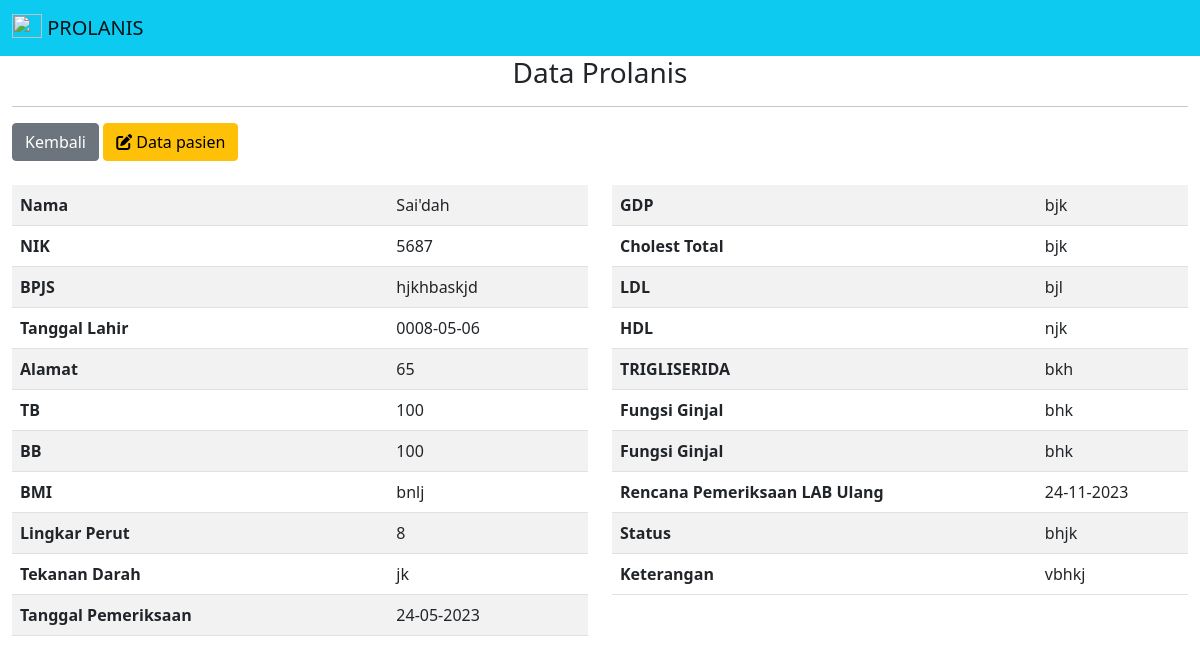
Screenshot of /porlanis/cek.php?id=12 with the database file from the repository.
### tables this page shows
CREATE TABLE `tb_porlanis` (
  `id_prolanis` int(11) NOT NULL,
  `id_pasien` int(11) NOT NULL,
  `tb` varchar(3) NOT NULL,
  `bb` varchar(3) NOT NULL,
  `bmi` varchar(10) NOT NULL,
  `perut` varchar(10) NOT NULL,
  `t_darah` varchar(10) NOT NULL,
  `tgl_pemeriksaan` varchar(30) NOT NULL,
  `gdp` varchar(20) NOT NULL,
  `cholest` varchar(20) NOT NULL,
  `ldl` varchar(20) NOT NULL,
  `hdl` varchar(20) NOT NULL,
  `trigliserida` varchar(20) NOT NULL,
  `f_ginjal` varchar(30) NOT NULL,
  `p_ulang` varchar(100) NOT NULL,
  `status` varchar(100) NOT NULL,
  `keterangan` text NOT NULL,
  `sts1` int(2) NOT NULL
);

CREATE TABLE `tb_pasien` (
  `id` int(11) NOT NULL,
  `nama` varchar(100) NOT NULL,
  `bpjs` varchar(20) NOT NULL,
  `nik` varchar(20) NOT NULL,
  `tgl_lahir` varchar(30) NOT NULL,
  `alamat` varchar(255) NOT NULL,
  `s_pasien` int(2) NOT NULL
);

### porlanis/cek.php (the view)
<?php
include '../asset/header.php';
include '../asset/koneksi/koneksi.php';
$id = $_GET['id'];
$ambil = mysqli_query($koneksi,"SELECT * FROM tb_porlanis LEFT JOIN tb_pasien ON tb_pasien.id = tb_porlanis.id_pasien WHERE id_prolanis='$id'");
$data = mysqli_fetch_array($ambil)
?>
    <div class="container-fluid">
        <div align="center">
            <h3>Data Prolanis</h3>
        </div>
        <hr>
        <div>
        <button class="btn btn-secondary" onclick="history.back()">Kembali</button>
        <a href="edit_prolanis.php?id=<?php echo $id?>&pasien=<?php echo $data['id_pasien'] ?>" class="btn btn-warning"><i class="fa-solid fa-pen-to-square"> </i> Data pasien</a>
        </div>
        <br>
        <div class="row g-4">
            <div class="col-6">
                <table class="table table-striped table-hover">
                    <tr>
                        <th>Nama </th>
                        <td><?php echo $data['nama'] ?></td>
                    </tr>
                    <tr>
                        <th>NIK </th>
                        <td><?php echo $data['nik'] ?></td>
                    </tr>
                    <tr>
                        <th>BPJS </th>
                        <td><?php echo $data['bpjs'] ?></td>
                    </tr>
                    <tr>
                        <th>Tanggal Lahir </th>
                        <td><?php echo $data['tgl_lahir'] ?></td>
                    </tr>
                    <tr>
                        <th>Alamat</th>
                        <td><?php echo $data['alamat'] ?></td>
                    </tr>
                    <tr>
                        <th>TB</th>
                        <td><?php echo $data['tb'] ?></td>
                    </tr>
                    <tr>
                        <th>BB</th>
                        <td><?php echo $data['bb'] ?></td>
                    </tr>
                    <tr>
                        <th>BMI</th>
                        <td><?php echo $data['bmi'] ?></td>
                    </tr>
                    <tr>
                        <th>Lingkar Perut</th>
                        <td><?php echo $data['perut'] ?></td>
                    </tr>
                    <tr>
                        <th>Tekanan Darah</th>
                        <td><?php echo $data['t_darah'] ?></td>
                    </tr>
                    <tr>
                        <th>Tanggal Pemeriksaan</th>
                        <td><?php echo $data['tgl_pemeriksaan'] ?></td>
                    </tr>
                </table>
            </div>
            <div class="col-6">
                <table class="table table-striped table-hover">
                    <tr>
                        <th>GDP</th>
                        <td><?php echo $data['gdp'] ?></td>
                    </tr>
                    <tr>
                        <th>Cholest Total</th>
                        <td><?php echo $data['cholest'] ?></td>
                    </tr>
                    <tr>
                        <th>LDL</th>
                        <td><?php echo $data['ldl'] ?></td>
                    </tr>
                    <tr>
                        <th>HDL</th>
                        <td><?php echo $data['hdl'] ?></td>
                    </tr>
                    <tr>
                        <th>TRIGLISERIDA</th>
                        <td><?php echo $data['trigliserida'] ?></td>
                    </tr>
                    <tr>
                        <th>Fungsi Ginjal</th>
                        <td><?php echo $data['f_ginjal'] ?></td>
                    </tr>
                    <tr>
                        <th>Fungsi Ginjal</th>
                        <td><?php echo $data['f_ginjal'] ?></td>
                    </tr>
                    <tr>
                        <th>Rencana Pemeriksaan LAB Ulang</th>
                        <td><?php echo $data['p_ulang'] ?></td>
                    </tr>
                    <tr>
                        <th>Status</th>
                        <td><?php echo $data['status'] ?></td>
                    </tr>
                    <tr>
                        <th>Keterangan</th>
                        <td><?php echo $data['keterangan'] ?></td>
                    </tr>
                </table>
            </div>
        </div>
    </div>
</body>
</html>

### asset/header.php (shortened to what this page needs)
<!DOCTYPE html>
 <html lang="en">
 <head>
     <link href="https://cdn.jsdelivr.net/npm/bootstrap@5.0.2/dist/css/bootstrap.min.css" rel="stylesheet">
 </head>
 <body>
     <nav class="navbar navbar-light bg-info">
         <div class="container-fluid">
             <a class="navbar-brand" href="../index.php">
                 <img src="/docs/5.1/assets/brand/bootstrap-logo.svg" alt="" width="30" height="24"
                     class="d-inline-block align-text-top">
                 PROLANIS
             </a>
         </div>
     </nav>

### rows the page displays
tb_porlanis: id_pasien.nama "Sai'dah", id_pasien.nik "5687", id_pasien.bpjs "hjkhbaskjd", id_pasien.tgl_lahir "0008-05-06", id_pasien.alamat "65", tb "100", bb "100", bmi "bnlj", perut "8", t_darah "jk", tgl_pemeriksaan "24-05-2023", gdp "bjk", cholest "bjk", ldl "bjl", hdl "njk", trigliserida "bkh", f_ginjal "bhk", p_ulang "24-11-2023", status "bhjk", keterangan "vbhkj"
